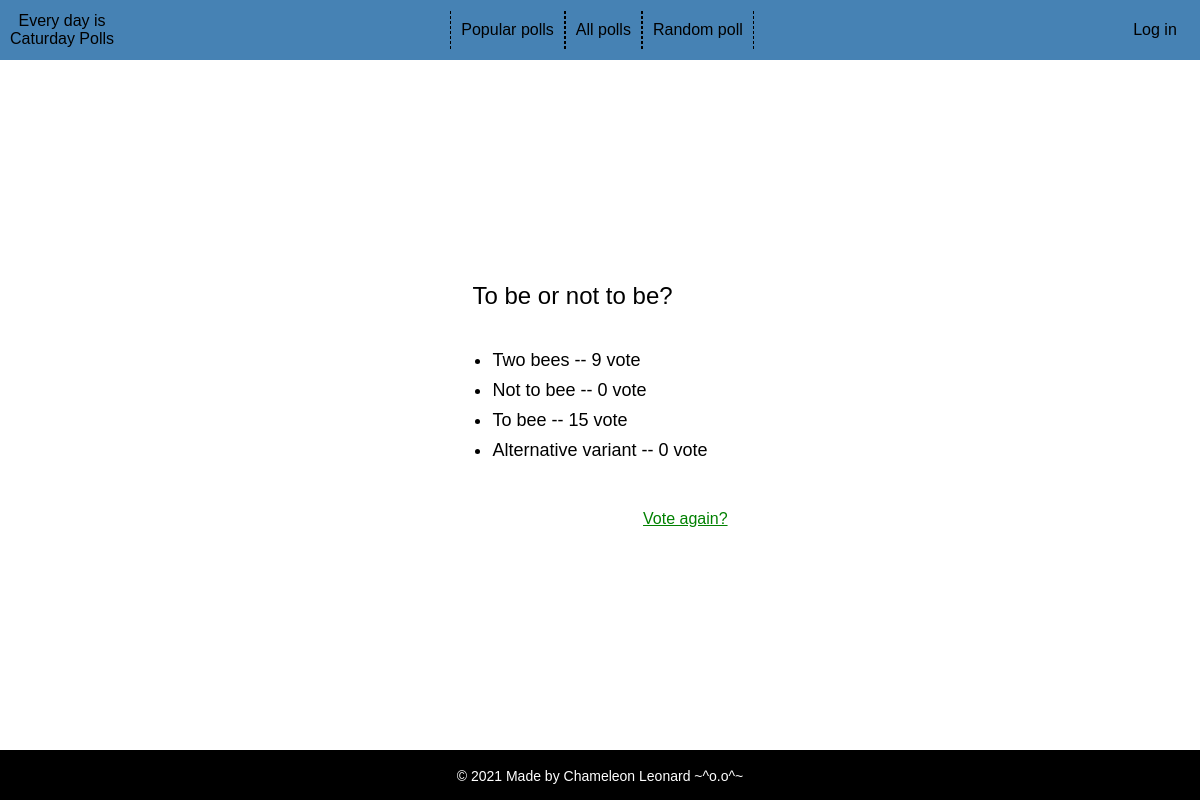
The app's page /polls/4/results/, older data.
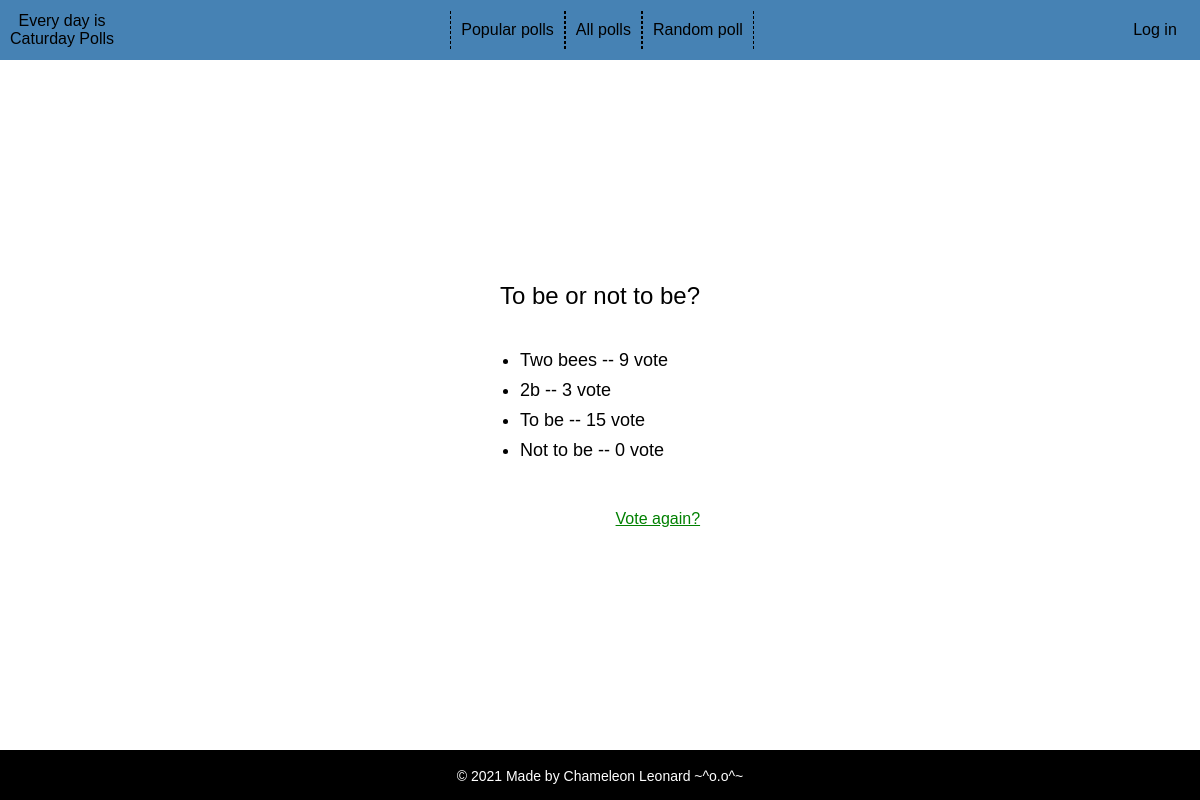
The same page, newer data.
### catpolls/models.py (models this page shows, shortened)
class Catuestion(models.Model):
    catuestion_text = models.CharField(max_length=200)
    publication_date = models.DateTimeField('date published')
    catuestion_image = models.ImageField(upload_to='polls-img/', default='polls-img/img23.jpg')
    def was_published_recently(self):
        now = timezone.now()
        return now - datetime.timedelta(days=1) <= self.publication_date <= now
    was_published_recently.admin_order_field = 'publication_date'
    was_published_recently.boolean = True
    was_published_recently.short_description = 'Published recently?'

class Cachoice(models.Model):
    catuestion = models.ForeignKey(Catuestion, on_delete=models.CASCADE)
    cachoice_text = models.CharField(max_length=200)
    cavotes = models.IntegerField(default=0)

### catpolls/views.py (the view)
# urls.py: path('<int:pk>/results/', views.ResultsView.as_view(), name="results"),
class ResultsView(generic.DetailView):
    model = Catuestion
    template_name = 'catpolls/results.html'

### catpolls/templates/catpolls/results.html
{% extends 'catpolls/index.html' %}
{% load static %}
{% block content %}
    <div class="question">
        <p>{{ catuestion.catuestion_text }}</p>
    </div>
    <div class="results">
        <ul>
            {% for cachoice in catuestion.cachoice_set.all %}
                <li>{{ cachoice.cachoice_text }} -- {{ cachoice.cavotes }} vote{{ cachioce.cavotes|pluralize }}</li>
            {% endfor %}
        </ul>
    </div>
    <div class="again">
        <a href="{% url 'catpolls:detail' catuestion.id %}">Vote again?</a>
    </div>
{% endblock %}

### catpolls/templates/catpolls/index.html (shortened to what this page needs)
{% load static %}
<html>
<head>
    <link rel="stylesheet" type="text/css" href="{% static 'catpolls/css/style.css' %}">
</head>
<body>
<div class="body-wrapper">
    <header class="header">
        <div class="header-wrapper">
            <div class="logo">
                <a href="/">Every day is <br>Caturday Polls</a>
            </div>
            <div class="nav-wrapper">
                <nav class="nav">
                    <ul class="nav-ul">
                        <a href="{% url 'catpolls:popular' %}"><li>Popular polls</li></a>
                        <a href="/polls"><li>All polls</li></a>
                        <a href="{% url 'catpolls:random' %}"><li>Random poll</li></a>
                    </ul>
                </nav>
            </div>
            <div class="login-wrapper">
                <div class="login">
                    {% if not user.is_authenticated %}
                    <p><a href="/accounts/login?next={{request.path}}">Log in</a></p>
                    {% elif user.is_authenticated %}
                    <p><a href="/accounts/logout">Log out</a></p>
                    {% endif %}
                </div>
            </div>
        </div>
    </header>
    <div class="content-wrapper">
        {% block content %}
        {% endblock %}
    </div>
    <footer class="footer">
        <div class="footer-content">
            <p>© 2021 Made by Chameleon Leonard ~^o.o^~</p>
        </div>
    </footer>
</div>
</body>
</html>

### catpolls/static/catpolls/css/style.css (style rules this page uses)
* { margin: 0; padding: 0; }
html { height: 100vh; }
body { font-family: Arial, sans-serif; font-weight: normal; }
.body-wrapper { position: relative; min-height: 100%; display: flex; flex-flow: wrap; flex-direction: column; justify-content: space-between; align-items: center; }
.header { background-color: steelblue; height: 60px; width: 100%; }
.header-wrapper { height: 100%; display: flex; flex-wrap: row wrap; justify-content: space-between; align-items: center; }
.logo { min-width: 100px; text-align: center; margin: 0 10px; }
.logo a { text-decoration: none; color: black; font-size: 16px; }
.login-wrapper { min-width: 100px; margin: 0 10px; }
.login { float: right; font-size: 16px; width: 70px; min-height: 32px; text-align: center; }
.login p { padding: 9px 0; }
.login a { text-decoration: none; color: black; }
.nav-ul { display: flex; flex-flow: row; justify-content: center; }
nav li { list-style-type: none; padding: 10px; margin: 5px 0px; border-right: 1px dashed #000; border-left: 1px dashed #000; }
.nav-ul a { text-decoration: none; color: #000; font-size: 16px; }
.content-wrapper { max-width: 500px; display: flex; flex-flow: wrap; flex-direction: column; }
.question { font-size: 24px; padding: 20px 0; }
.results { padding: 20px; }
.results li { height: 30px; font-size: 18px; }
.again { text-align: right; margin: 20px 0; }
.again a { color: green; }
.footer { background-color: #000; color: #fff; width: 100%; height: 50px; text-align: center; font-size: 14px; }
.footer p { margin-top: 18px; }

Row changes from the older to the newer data that the page shows:
changed Cachoice (number 2 of 4 on the later page): cachoice_text "Not to bee" → "2b"; cavotes "0" → "3"
changed Cachoice (number 3 of 4 on the later page): cachoice_text "To bee" → "To be"
changed Cachoice: cachoice_text "Alternative variant" → "Not to be"
